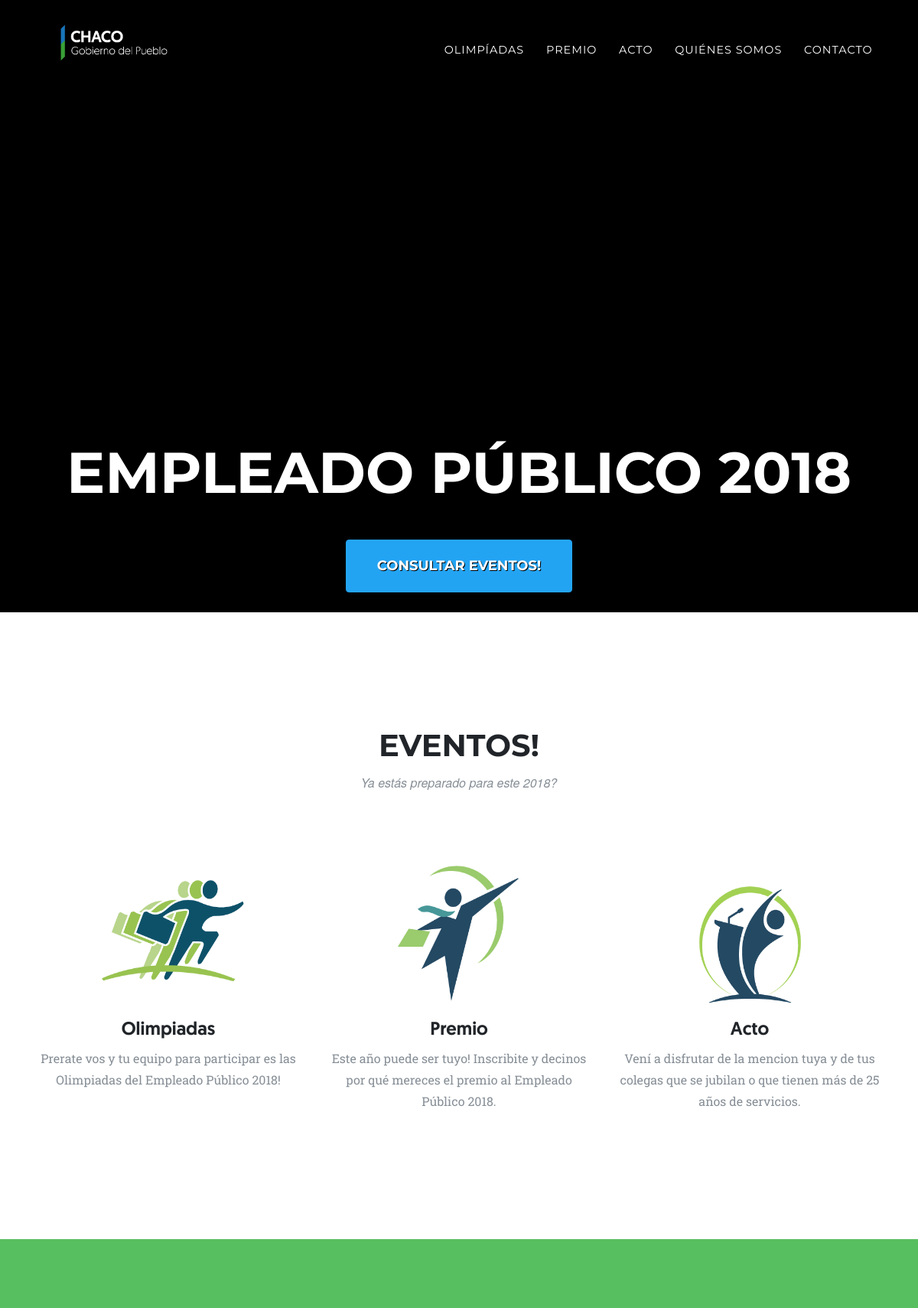
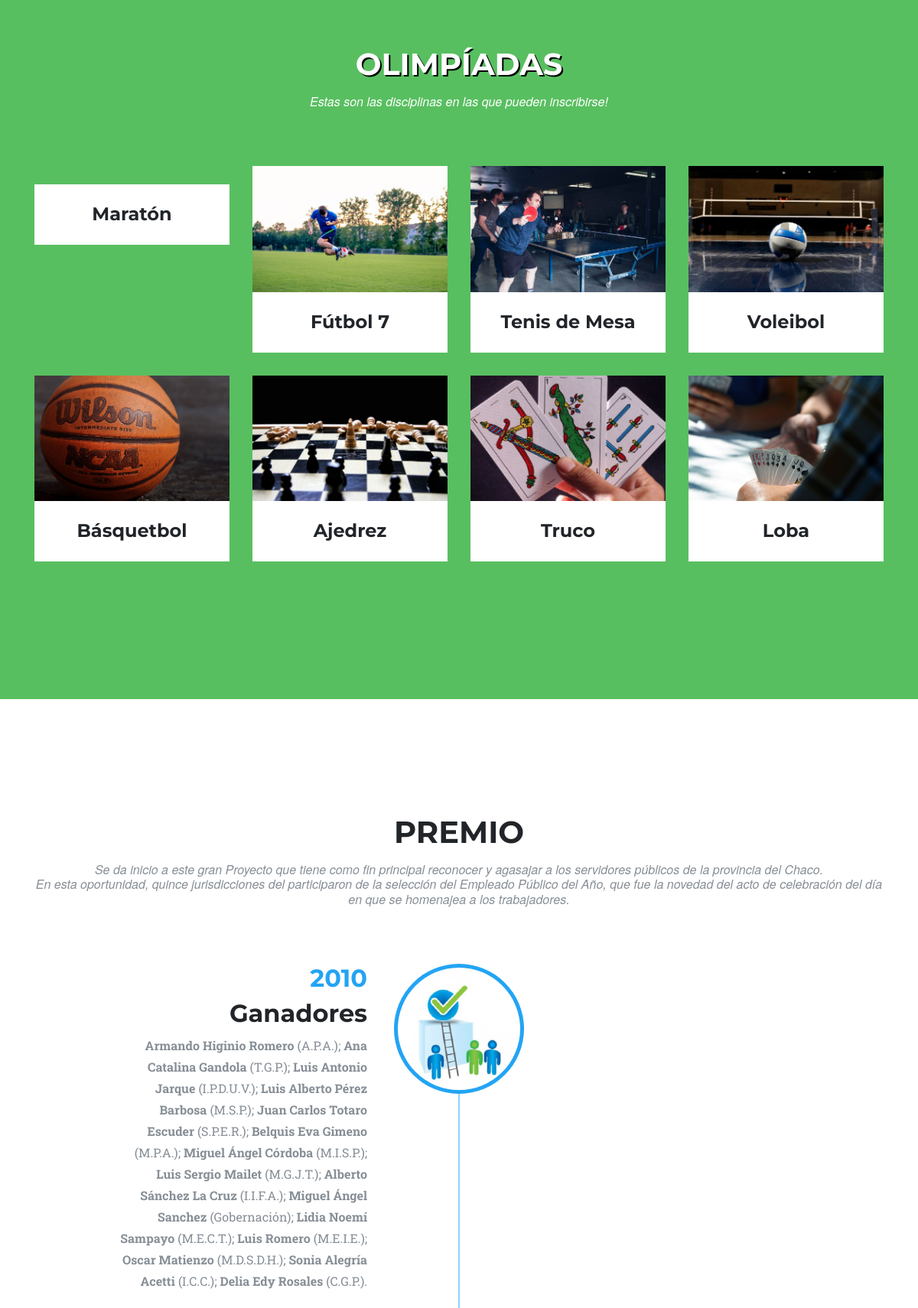
The page / (upper part) on the database its author committed (2 pictures, top to bottom).
### tables this page shows
CREATE TABLE `deporte` (
  `id_deporte` int(10) NOT NULL,
  `nombre` varchar(100) NOT NULL,
  `imagen` varchar(100) NOT NULL,
  `descripcion` mediumtext NOT NULL,
  `jugadores` int(10) NOT NULL
);

### index.php (the view, shortened to what this page needs)
<!DOCTYPE html>
<html lang="en">
  <head>
    <link href="vendor/bootstrap/css/bootstrap.min.css" rel="stylesheet">
    <link href="vendor/font-awesome/css/font-awesome.min.css" rel="stylesheet" type="text/css">
    <link href="css/agency.css" rel="stylesheet">
    <link href="css/font.css" rel="stylesheet" type="text/css">
    <link href="css/test.css" rel="stylesheet" type="text/css">
    <link href="css/carousel.css" rel="stylesheet" type="text/css">
    <link href="css/video.css" rel="stylesheet" type="text/css">
  </head>
  <body id="page-top">
    <nav class="navbar navbar-expand-lg navbar-dark fixed-top" id="mainNav">
      <div class="container">
        <div class="text-left">
          <ul class="fa-ul">
            <li><a class="navbar-brand js-scroll-trigger" href="#page-top"><img src="img/logos/chacowhite.png" alt="" class="img-chaco d-block mx-auto"></a></li>
          </ul>
        </div>
        <div class="collapse navbar-collapse" id="navbarResponsive">
          <ul class="navbar-nav text-uppercase ml-auto">
            <li class="nav-item">
              <a class="nav-link js-scroll-trigger" href="#olimpiadas">Olimpíadas</a>
            </li>
            <li class="nav-item">
              <a class="nav-link js-scroll-trigger" href="#premio">Premio</a>
            </li>
            <li class="nav-item">
              <a class="nav-link js-scroll-trigger" href="#acto">Acto</a>
            </li>
            <li class="nav-item">
              <a class="nav-link js-scroll-trigger" href="#nosotros">Quiénes Somos</a>
            </li>
            <li class="nav-item">
              <a class="nav-link js-scroll-trigger" href="#contacto">Contacto</a>
            </li>
          </ul>
        </div>
      </div>
    </nav>
    <header class="masthead">
      <div class="homepage-hero-module">
        <div class="video-container">
          <div class="intro-text title-container">
            <div class="intro-heading text-uppercase">Empleado Público 2018</div>
            <a id="btn" class="btn btn-primary btn-xl text-uppercase js-scroll-trigger" href="#eventos"> Consultar Eventos! </a>
          </div>
          <div class="filter"></div>
          <video id="bgvid" playsinline autoplay muted loop class="video">
            <source src="./img/portada.webm" type="video/webm">
            <source src="./img/portada.mp4" type="video/mp4">
          </video>
        </div>
      </div>
    </header>
    <section id="eventos">
      <div class="container">
        <div class="row">
          <div class="col-lg-12 text-center">
            <h2 class="section-heading text-uppercase">Eventos!</h2>
            <h3 class="section-subheading text-muted">Ya estás preparado para este 2018?</h3>
          </div>
        </div>
        <div class="row text-center">
          <div class="col-md-4">
            <div class="team-member">
              <a href="olimpiadas/"><img class="mx-auto rounded-circle" src="img/eventos/olimpiadas.png" alt=""></a>
            </div>
            <h4 class="service-heading Medium">Olimpiadas</h4>
            <p class="text-muted">Prerate vos y tu equipo para participar es las Olimpiadas del Empleado Público 2018!</p>
          </div>
          <div class="col-md-4">
            <div class="team-member">
              <img class="mx-auto rounded-circle" src="img/eventos/premio.png" alt="">
            </div>
            <h4 class="service-heading Medium">Premio</h4>
            <p class="text-muted">Este año puede ser tuyo! Inscribite y decinos por qué mereces el premio al Empleado Público 2018.</p>
          </div>
          <div class="col-md-4">
            <div class="team-member">
              <img class="mx-auto rounded-circle" src="img/eventos/acto.png" alt="">
            </div>
            <h4 class="service-heading Medium">Acto</h4>
            <p class="text-muted">Vení a disfrutar de la mencion tuya y de tus colegas que se jubilan o que tienen más de 25 años de servicios.</p>
          </div>
        </div>
      </div>
    </section>
    <section id="olimpiadas" >
      <div class="container">
        <div class="row">
          <div class="col-lg-12 text-center">
            <h2 class="section-heading text-uppercase white-leter">Olimpíadas</h2>
            <h3 class="section-subheading white">Estas son las disciplinas en las que pueden inscribirse!</h3>
          </div>
        </div>
        <div class="row">
          <?php
            include 'olimpiadas/connect.php';
            $stmt = $dbh->prepare("SELECT * FROM deporte");
            $stmt->execute();
            $table = $stmt->fetchAll();
            foreach($table as $row)	{
              echo '<div class="col-md-3 col-sm-6 portfolio-item">
                <a class="portfolio-link" data-toggle="modal" href="#portfolioModal'.$row['id_deporte'].'">
                  <div class="portfolio-hover">
                    <div class="portfolio-hover-content">
                      <i class="fa fa-plus fa-3x"></i>
                    </div>
                  </div>
                  <img class="img-fluid" src="'.substr($row['imagen'],1).'" alt="">
                </a>
                <div class="portfolio-caption">
                  <h4>'.$row['nombre'].'</h4>
                </div>
              </div>';
            }
          ?>
        </div>
      </div>
    </section>
    <section id="premio">
      <div class="container">
        <div class="row">
          <div class="col-lg-12 text-center">
            <h2 class="section-heading text-uppercase">Premio</h2>
            <h3 class="section-subheading text-muted">Se da inicio a este gran Proyecto que tiene como fin principal reconocer y agasajar a los servidores públicos de la provincia del Chaco. <br>
              En esta oportunidad, quince jurisdicciones del participaron de la selección del Empleado Público del Año, que fue la novedad del acto de celebración del día en que se homenajea a los trabajadores.</h3>
          </div>
        </div>
        <div class="row">
          <div class="col-lg-12">
            <ul class="timeline">
              <li>
                <div class="timeline-image">
                  <img class="rounded-circle img-fluid" src="img/premio/empleado.jpg" alt="">
                </div>
                <div class="timeline-panel">
                  <div class="timeline-heading">
                    <h2 class="fuente">2010</h2>
                    <h2 class="subheading"> Ganadores </h2>
                  </div>
                  <div class="timeline-body">
                    <p class="text-muted"><strong>Armando Higinio Romero</strong> (A.P.A.); <strong>Ana Catalina Gandola</strong> (T.G.P.); <strong>Luis Antonio Jarque</strong> (I.P.D.U.V.); <strong>Luis Alberto Pérez Barbosa</strong> (M.S.P.);
                      <strong>Juan Carlos Totaro Escuder</strong> (S.P.E.R.); <strong>Belquis Eva Gimeno</strong> (M.P.A.); <strong>Miguel Ángel Córdoba</strong> (M.I.S.P.); <strong>Luis Sergio Mailet</strong> (M.G.J.T.); <strong>Alberto Sánchez La Cruz</strong> (I.I.F.A.);
                      <strong>Miguel Ángel Sanchez</strong> (Gobernación); <strong>Lidia Noemí Sampayo</strong> (M.E.C.T.); <strong>Luis Romero</strong> (M.E.I.E.); <strong>Oscar Matienzo</strong> (M.D.S.D.H.);<strong> Sonia Alegría Acetti</strong> (I.C.C.); <strong>Delia Edy Rosales</strong> (C.G.P.). </p>
                  </div>
                </div>
              </li>
            </ul>
          </div>
        </div>
      </div>
    </section>
  </body>
</html>

### css/test.css (style rules this page uses)
.fuente { color: #23A4F3; }

### css/video.css (style rules this page uses)
.homepage-hero-module { border-right: none; border-left: none; position: relative; }
.video-container { position: relative; bottom: 0%; left: 0%; height: 100%; width: 100%; overflow: hidden; background: #000; }
.video-container .filter { z-index: 500; position: absolute; background: rgba(0, 0, 0, 0.4); width: 100%; }
.video-container .title-container { z-index: 1000; position: absolute; top: 35%; width: 100%; text-align: center; color: #fff; }
.video-container video { position: absolute; z-index: 0; bottom: 0; }

### rows shown on the page
deporte: nombre "Maratón"
deporte: imagen (picture), nombre "Fútbol 7"
deporte: imagen (picture), nombre "Tenis de Mesa"
deporte: imagen (picture), nombre "Voleibol"
deporte: imagen (picture), nombre "Básquetbol"
deporte: imagen (picture), nombre "Ajedrez"
deporte: imagen (picture), nombre "Truco"
deporte: imagen (picture), nombre "Loba"
